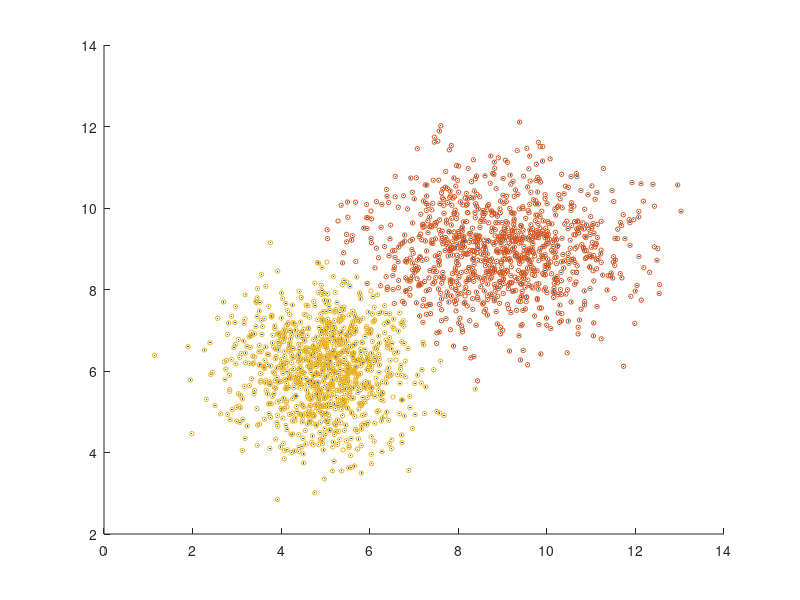

This chart was generated by the following MATLAB code: (Note: this script raises an error after producing the figure.)
% https://www.mathworks.com/help/stats/gmdistribution.cluster.html
MU1 = [9 9];
SIGMA1 = [2 0; 0 1];
MU2 = [5 6];
SIGMA2 = [1 0; 0 1];
rng(1); % For reproducibility
X = [mvnrnd(MU1,SIGMA1,1000);mvnrnd(MU2,SIGMA2,1000)];

scatter(X(:,1),X(:,2),10,'.')
hold on

obj = fitgmdist(X,2);
idx = cluster(obj,X);
cluster1 = X(idx == 1,:);
cluster2 = X(idx == 2,:);
h1 = scatter(cluster1(:,1),cluster1(:,2),10,'r.');
h2 = scatter(cluster2(:,1),cluster2(:,2),10,'g.');
legend([h1 h2],'Cluster 1','Cluster 2','Location','NW')

cluster1 = [cluster1 zeros(size(cluster1,1),1)];

cluster2 = [cluster2 zeros(size(cluster2,1),1)];
cluster2(:,3) = 1 ;


%70-30 data split
idx = randperm(size(cluster1,1));
train_cluster1 = cluster1(idx(1:700),:);
test_cluster1 = cluster1(idx(701:end),:);
train_cluster2 = cluster2(idx(1:700),:);
test_cluster2 = cluster2(idx(701:end),:);

train_data = [train_cluster1;train_cluster2];
test_data = [test_cluster1;test_cluster2];

csvwrite('trainData.csv',train_data)
csvwrite('testData.csv',test_data)
